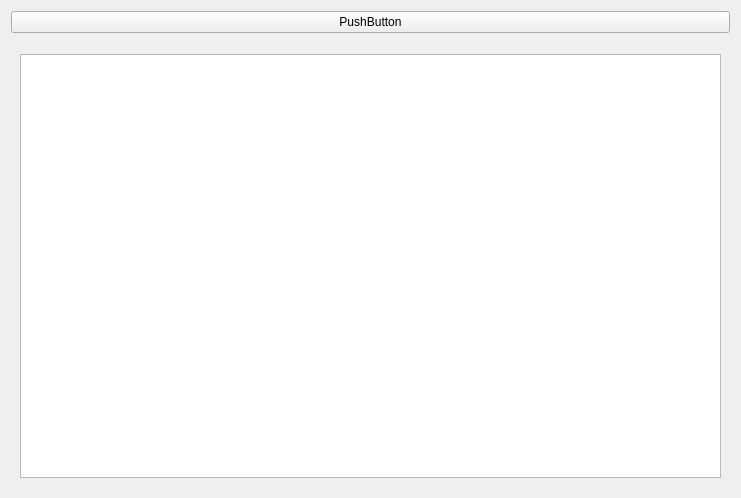
<?xml version="1.0" encoding="UTF-8"?>
<ui version="4.0">
 <class>Form</class>
 <widget class="QWidget" name="Form">
  <property name="geometry">
   <rect>
    <x>0</x>
    <y>0</y>
    <width>741</width>
    <height>498</height>
   </rect>
  </property>
  <property name="windowTitle">
   <string>Form</string>
  </property>
  <layout class="QVBoxLayout" name="verticalLayout">
   <item>
    <widget class="QPushButton" name="pushButton">
     <property name="text">
      <string>PushButton</string>
     </property>
    </widget>
   </item>
   <item>
    <widget class="QWidget" name="widget" native="true"/>
   </item>
   <item>
    <widget class="QStackedWidget" name="stackedWidget">
     <widget class="QWidget" name="page">
      <layout class="QHBoxLayout" name="horizontalLayout">
       <item>
        <widget class="QListView" name="listView"/>
       </item>
      </layout>
     </widget>
     <widget class="QWidget" name="page_2"/>
    </widget>
   </item>
  </layout>
 </widget>
 <resources/>
 <connections/>
</ui>
